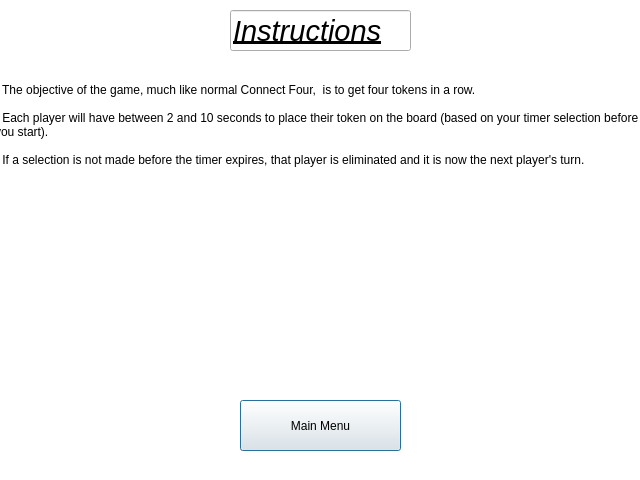
<?xml version="1.0" encoding="UTF-8"?>
<ui version="4.0">
 <class>instructions</class>
 <widget class="QDialog" name="instructions">
  <property name="geometry">
   <rect>
    <x>0</x>
    <y>0</y>
    <width>640</width>
    <height>480</height>
   </rect>
  </property>
  <property name="minimumSize">
   <size>
    <width>640</width>
    <height>480</height>
   </size>
  </property>
  <property name="maximumSize">
   <size>
    <width>640</width>
    <height>480</height>
   </size>
  </property>
  <property name="windowTitle">
   <string>The A&#038;T Four</string>
  </property>
  <widget class="QPushButton" name="mainM">
   <property name="geometry">
    <rect>
     <x>240</x>
     <y>400</y>
     <width>161</width>
     <height>51</height>
    </rect>
   </property>
   <property name="text">
    <string>Main Menu</string>
   </property>
  </widget>
  <widget class="QPlainTextEdit" name="rules">
   <property name="geometry">
    <rect>
     <x>-10</x>
     <y>-20</y>
     <width>661</width>
     <height>501</height>
    </rect>
   </property>
   <property name="plainText">
    <string>






- The objective of the game, much like normal Connect Four,  is to get four tokens in a row. 

- Each player will have between 2 and 10 seconds to place their token on the board (based on your timer selection before you start).

- If a selection is not made before the timer expires, that player is eliminated and it is now the next player's turn.</string>
   </property>
  </widget>
  <widget class="QLineEdit" name="title_the">
   <property name="enabled">
    <bool>true</bool>
   </property>
   <property name="geometry">
    <rect>
     <x>230</x>
     <y>10</y>
     <width>181</width>
     <height>41</height>
    </rect>
   </property>
   <property name="font">
    <font>
     <pointsize>22</pointsize>
     <italic>true</italic>
     <underline>true</underline>
    </font>
   </property>
   <property name="text">
    <string>Instructions</string>
   </property>
   <property name="readOnly">
    <bool>true</bool>
   </property>
  </widget>
  <zorder>rules</zorder>
  <zorder>mainM</zorder>
  <zorder>title_the</zorder>
 </widget>
 <resources/>
 <connections/>
</ui>
